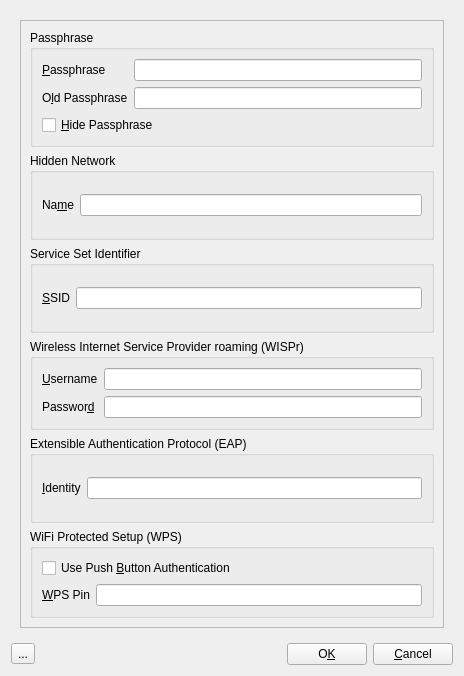
<?xml version="1.0" encoding="UTF-8"?>
<ui version="4.0">
 <class>Agent</class>
 <widget class="QDialog" name="Agent">
  <property name="geometry">
   <rect>
    <x>0</x>
    <y>0</y>
    <width>464</width>
    <height>676</height>
   </rect>
  </property>
  <property name="windowTitle">
   <string>Agent Input</string>
  </property>
  <layout class="QGridLayout" name="gridLayout">
   <item row="0" column="0">
    <widget class="QStackedWidget" name="stackedWidget">
     <property name="currentIndex">
      <number>0</number>
     </property>
     <widget class="QWidget" name="page_01">
      <layout class="QGridLayout" name="gridLayout_9">
       <item row="0" column="0">
        <widget class="QScrollArea" name="scrollArea_5">
         <property name="widgetResizable">
          <bool>true</bool>
         </property>
         <widget class="QWidget" name="scrollAreaWidgetContents_7">
          <property name="geometry">
           <rect>
            <x>0</x>
            <y>0</y>
            <width>426</width>
            <height>604</height>
           </rect>
          </property>
          <layout class="QVBoxLayout" name="verticalLayout_2">
           <item>
            <widget class="QGroupBox" name="groupBox_passphrase">
             <property name="title">
              <string>Passphrase</string>
             </property>
             <layout class="QGridLayout" name="gridLayout_2">
              <item row="2" column="2">
               <spacer name="horizontalSpacer">
                <property name="orientation">
                 <enum>Qt::Horizontal</enum>
                </property>
                <property name="sizeHint" stdset="0">
                 <size>
                  <width>181</width>
                  <height>20</height>
                 </size>
                </property>
               </spacer>
              </item>
              <item row="1" column="1" colspan="2">
               <widget class="QLineEdit" name="lineEdit_old_passphrase">
                <property name="whatsThis">
                 <string>&lt;html&gt;&lt;head/&gt;&lt;body&gt;&lt;p&gt;If an old passphrase is available it will be shown here for reference.&lt;/p&gt;&lt;/body&gt;&lt;/html&gt;</string>
                </property>
                <property name="clearButtonEnabled">
                 <bool>true</bool>
                </property>
               </widget>
              </item>
              <item row="0" column="1" colspan="2">
               <widget class="QLineEdit" name="lineEdit_passphrase">
                <property name="whatsThis">
                 <string>&lt;html&gt;&lt;head/&gt;&lt;body&gt;&lt;p&gt;Type the passphrase here.&lt;/p&gt;&lt;/body&gt;&lt;/html&gt;</string>
                </property>
                <property name="text">
                 <string/>
                </property>
                <property name="clearButtonEnabled">
                 <bool>true</bool>
                </property>
               </widget>
              </item>
              <item row="2" column="0" colspan="2">
               <widget class="QCheckBox" name="checkBox_hide_passphrase">
                <property name="whatsThis">
                 <string>&lt;html&gt;&lt;head/&gt;&lt;body&gt;&lt;p&gt;Check this box to obscure the password characters.&lt;/p&gt;&lt;/body&gt;&lt;/html&gt;</string>
                </property>
                <property name="text">
                 <string>&amp;Hide Passphrase</string>
                </property>
               </widget>
              </item>
              <item row="1" column="0">
               <widget class="QLabel" name="label_old_passphrase">
                <property name="text">
                 <string>O&amp;ld Passphrase</string>
                </property>
                <property name="buddy">
                 <cstring>lineEdit_old_passphrase</cstring>
                </property>
               </widget>
              </item>
              <item row="0" column="0">
               <widget class="QLabel" name="label_passphrase">
                <property name="text">
                 <string>&amp;Passphrase</string>
                </property>
                <property name="buddy">
                 <cstring>lineEdit_passphrase</cstring>
                </property>
               </widget>
              </item>
             </layout>
            </widget>
           </item>
           <item>
            <widget class="QGroupBox" name="groupBox_hidden_network">
             <property name="title">
              <string>Hidden Network</string>
             </property>
             <layout class="QGridLayout" name="gridLayout_4">
              <item row="0" column="0">
               <widget class="QLabel" name="label_hidden_name">
                <property name="text">
                 <string>Na&amp;me</string>
                </property>
                <property name="buddy">
                 <cstring>lineEdit_hidden_name</cstring>
                </property>
               </widget>
              </item>
              <item row="0" column="1">
               <widget class="QLineEdit" name="lineEdit_hidden_name">
                <property name="whatsThis">
                 <string>&lt;html&gt;&lt;head/&gt;&lt;body&gt;&lt;p&gt;Type the name of the hidden network you wish to connect to.&lt;/p&gt;&lt;/body&gt;&lt;/html&gt;</string>
                </property>
                <property name="clearButtonEnabled">
                 <bool>true</bool>
                </property>
               </widget>
              </item>
             </layout>
            </widget>
           </item>
           <item>
            <widget class="QGroupBox" name="groupBox">
             <property name="title">
              <string>Service Set Identifier</string>
             </property>
             <layout class="QGridLayout" name="gridLayout_8">
              <item row="0" column="0">
               <widget class="QLabel" name="label_ssid">
                <property name="text">
                 <string>&amp;SSID</string>
                </property>
                <property name="buddy">
                 <cstring>lineEdit_ssid</cstring>
                </property>
               </widget>
              </item>
              <item row="0" column="1">
               <widget class="QLineEdit" name="lineEdit_ssid">
                <property name="clearButtonEnabled">
                 <bool>true</bool>
                </property>
               </widget>
              </item>
             </layout>
            </widget>
           </item>
           <item>
            <widget class="QGroupBox" name="groupBox_wispr">
             <property name="title">
              <string>Wireless Internet Service Provider roaming (WISPr)</string>
             </property>
             <layout class="QGridLayout" name="gridLayout_6">
              <item row="0" column="0">
               <widget class="QLabel" name="label_wispr_username">
                <property name="text">
                 <string>&amp;Username</string>
                </property>
                <property name="buddy">
                 <cstring>lineEdit_wispr_username</cstring>
                </property>
               </widget>
              </item>
              <item row="0" column="1">
               <widget class="QLineEdit" name="lineEdit_wispr_username">
                <property name="whatsThis">
                 <string>&lt;html&gt;&lt;head/&gt;&lt;body&gt;&lt;p&gt;WISPr username.&lt;/p&gt;&lt;/body&gt;&lt;/html&gt;</string>
                </property>
                <property name="clearButtonEnabled">
                 <bool>true</bool>
                </property>
               </widget>
              </item>
              <item row="1" column="0">
               <widget class="QLabel" name="label_wispr_password">
                <property name="text">
                 <string>Passwor&amp;d</string>
                </property>
                <property name="buddy">
                 <cstring>lineEdit_wispr_password</cstring>
                </property>
               </widget>
              </item>
              <item row="1" column="1">
               <widget class="QLineEdit" name="lineEdit_wispr_password">
                <property name="whatsThis">
                 <string>&lt;html&gt;&lt;head/&gt;&lt;body&gt;&lt;p&gt;WISPr password.&lt;/p&gt;&lt;/body&gt;&lt;/html&gt;</string>
                </property>
                <property name="clearButtonEnabled">
                 <bool>true</bool>
                </property>
               </widget>
              </item>
             </layout>
            </widget>
           </item>
           <item>
            <widget class="QGroupBox" name="groupBox_eap">
             <property name="title">
              <string>Extensible Authentication Protocol (EAP)</string>
             </property>
             <layout class="QGridLayout" name="gridLayout_5">
              <item row="1" column="1">
               <widget class="QLineEdit" name="lineEdit_eap_identity">
                <property name="whatsThis">
                 <string>&lt;html&gt;&lt;head/&gt;&lt;body&gt;&lt;p&gt;Type your Identity for the Extensible Authentication Protocol&lt;/p&gt;&lt;/body&gt;&lt;/html&gt;</string>
                </property>
                <property name="clearButtonEnabled">
                 <bool>true</bool>
                </property>
               </widget>
              </item>
              <item row="1" column="0">
               <widget class="QLabel" name="label_eap_identity">
                <property name="text">
                 <string>&amp;Identity</string>
                </property>
                <property name="buddy">
                 <cstring>lineEdit_eap_identity</cstring>
                </property>
               </widget>
              </item>
             </layout>
            </widget>
           </item>
           <item>
            <widget class="QGroupBox" name="groupBox_wps">
             <property name="title">
              <string>WiFi Protected Setup (WPS)</string>
             </property>
             <layout class="QVBoxLayout" name="verticalLayout">
              <item>
               <layout class="QHBoxLayout" name="horizontalLayout">
                <item>
                 <widget class="QCheckBox" name="checkBox_wps_no_pin">
                  <property name="whatsThis">
                   <string>&lt;html&gt;&lt;head/&gt;&lt;body&gt;&lt;p&gt;When checked use WPS push button authentication.  &lt;/p&gt;&lt;/body&gt;&lt;/html&gt;</string>
                  </property>
                  <property name="text">
                   <string>Use Push &amp;Button Authentication</string>
                  </property>
                 </widget>
                </item>
                <item>
                 <spacer name="horizontalSpacer_2">
                  <property name="orientation">
                   <enum>Qt::Horizontal</enum>
                  </property>
                  <property name="sizeHint" stdset="0">
                   <size>
                    <width>85</width>
                    <height>20</height>
                   </size>
                  </property>
                 </spacer>
                </item>
               </layout>
              </item>
              <item>
               <layout class="QHBoxLayout" name="horizontalLayout_2">
                <item>
                 <widget class="QLabel" name="label_wps_pin">
                  <property name="sizePolicy">
                   <sizepolicy hsizetype="Preferred" vsizetype="Preferred">
                    <horstretch>0</horstretch>
                    <verstretch>0</verstretch>
                   </sizepolicy>
                  </property>
                  <property name="text">
                   <string>&amp;WPS Pin</string>
                  </property>
                  <property name="buddy">
                   <cstring>lineEdit_wps_pin</cstring>
                  </property>
                 </widget>
                </item>
                <item>
                 <widget class="QLineEdit" name="lineEdit_wps_pin">
                  <property name="sizePolicy">
                   <sizepolicy hsizetype="MinimumExpanding" vsizetype="Fixed">
                    <horstretch>0</horstretch>
                    <verstretch>0</verstretch>
                   </sizepolicy>
                  </property>
                  <property name="whatsThis">
                   <string>&lt;html&gt;&lt;head/&gt;&lt;body&gt;&lt;p&gt;Enter a WPS pin.&lt;/p&gt;&lt;/body&gt;&lt;/html&gt;</string>
                  </property>
                  <property name="clearButtonEnabled">
                   <bool>true</bool>
                  </property>
                 </widget>
                </item>
               </layout>
              </item>
             </layout>
            </widget>
           </item>
          </layout>
         </widget>
        </widget>
       </item>
      </layout>
     </widget>
     <widget class="QWidget" name="page_2">
      <layout class="QHBoxLayout" name="horizontalLayout_4">
       <item>
        <widget class="QGroupBox" name="groupBox_browser">
         <property name="title">
          <string>Browser Login Requested</string>
         </property>
         <layout class="QGridLayout" name="gridLayout_7">
          <item row="3" column="0">
           <widget class="QLineEdit" name="lineEdit_browser"/>
          </item>
          <item row="2" column="0">
           <widget class="QLabel" name="label_browser">
            <property name="text">
             <string>Choose or enter a browser:</string>
            </property>
           </widget>
          </item>
          <item row="0" column="0">
           <widget class="QLabel" name="label_browser_url">
            <property name="text">
             <string>&lt;html&gt;&lt;head/&gt;&lt;body&gt;&lt;p&gt;ConnMan is requesting that you open a web browser to complete the login process.&lt;/p&gt;&lt;p&gt;We have scanned your PATH for browsers and any browsers found are shown in the list below. You may select any one browser to use it for the login. If your web browser is not shown in the list you may enter it directly in the&lt;span style=&quot; font-weight:600;&quot;&gt; Choose or enter a browser box&lt;/span&gt;.&lt;/p&gt;&lt;p&gt;To launch the browser click the &lt;span style=&quot; font-weight:600;&quot;&gt;Launch Browser&lt;/span&gt; button. &lt;/p&gt;&lt;p&gt;If you wish to login manually close this dialog, start your web browser and proceed to the URL shown in the &lt;span style=&quot; font-weight:600;&quot;&gt;Login URL&lt;/span&gt; box.&lt;/p&gt;&lt;p&gt;&lt;span style=&quot; font-weight:600;&quot;&gt;Brave Browser Users:&lt;/span&gt; Note that Brave does not seem to accept a URL to start with. After the browser starts you will need to enter the URL manually. &lt;/p&gt;&lt;/body&gt;&lt;/html&gt;</string>
            </property>
            <property name="alignment">
             <set>Qt::AlignLeading|Qt::AlignLeft|Qt::AlignTop</set>
            </property>
            <property name="wordWrap">
             <bool>true</bool>
            </property>
           </widget>
          </item>
          <item row="1" column="0">
           <layout class="QVBoxLayout" name="verticalLayout_4">
            <item>
             <widget class="QLabel" name="label">
              <property name="text">
               <string>Login URL:</string>
              </property>
             </widget>
            </item>
            <item>
             <widget class="QLineEdit" name="lineEdit_url">
              <property name="whatsThis">
               <string>&lt;html&gt;&lt;head/&gt;&lt;body&gt;&lt;p&gt;Connman is requesting you continue login with a web browser. This box shows the URL that contains the login page.&lt;/p&gt;&lt;/body&gt;&lt;/html&gt;</string>
              </property>
              <property name="readOnly">
               <bool>true</bool>
              </property>
             </widget>
            </item>
           </layout>
          </item>
          <item row="7" column="0">
           <widget class="QPushButton" name="pushButton_launch_browser">
            <property name="whatsThis">
             <string>&lt;html&gt;&lt;head/&gt;&lt;body&gt;&lt;p&gt;Use this button to launch the selected browser. The browser will open at the page shown in the Login URL box.&lt;/p&gt;&lt;/body&gt;&lt;/html&gt;</string>
            </property>
            <property name="text">
             <string>Launch &amp;Browser</string>
            </property>
           </widget>
          </item>
          <item row="8" column="0">
           <spacer name="verticalSpacer">
            <property name="orientation">
             <enum>Qt::Vertical</enum>
            </property>
            <property name="sizeHint" stdset="0">
             <size>
              <width>20</width>
              <height>40</height>
             </size>
            </property>
           </spacer>
          </item>
          <item row="4" column="0">
           <widget class="QListView" name="listView_browsers"/>
          </item>
         </layout>
        </widget>
       </item>
      </layout>
     </widget>
    </widget>
   </item>
   <item row="1" column="0">
    <layout class="QHBoxLayout" name="horizontalLayout_3">
     <item>
      <widget class="QToolButton" name="toolButton_whatsthis">
       <property name="toolTip">
        <string>&lt;html&gt;&lt;head/&gt;&lt;body&gt;&lt;p&gt;What's This&lt;/p&gt;&lt;/body&gt;&lt;/html&gt;</string>
       </property>
       <property name="text">
        <string>...</string>
       </property>
       <property name="icon">
        <iconset>
         <normaloff>:/icons16x16/images/16x16/help.png</normaloff>:/icons16x16/images/16x16/help.png</iconset>
       </property>
      </widget>
     </item>
     <item>
      <spacer name="horizontalSpacer_3">
       <property name="orientation">
        <enum>Qt::Horizontal</enum>
       </property>
       <property name="sizeHint" stdset="0">
        <size>
         <width>328</width>
         <height>20</height>
        </size>
       </property>
      </spacer>
     </item>
     <item>
      <widget class="QPushButton" name="pushButton_accept">
       <property name="toolTip">
        <string>&lt;html&gt;&lt;head/&gt;&lt;body&gt;&lt;p&gt;Continue the connection process.&lt;/p&gt;&lt;/body&gt;&lt;/html&gt;</string>
       </property>
       <property name="whatsThis">
        <string>&lt;html&gt;&lt;head/&gt;&lt;body&gt;&lt;p&gt;Accept and use the answers you have provided in this dialog. &lt;/p&gt;&lt;p&gt;This will send your input to the connman daemon to continue the connection process.&lt;/p&gt;&lt;/body&gt;&lt;/html&gt;</string>
       </property>
       <property name="text">
        <string>O&amp;K</string>
       </property>
      </widget>
     </item>
     <item>
      <widget class="QPushButton" name="pushButton_cancel">
       <property name="toolTip">
        <string>&lt;html&gt;&lt;head/&gt;&lt;body&gt;&lt;p&gt;Cancel the connection process.&lt;br/&gt;&lt;/p&gt;&lt;/body&gt;&lt;/html&gt;</string>
       </property>
       <property name="whatsThis">
        <string>&lt;html&gt;&lt;head/&gt;&lt;body&gt;&lt;p&gt;Cancel the dialog. &lt;/p&gt;&lt;p&gt;This will send a message to the connman daemon that you have cancelled the connection request.&lt;/p&gt;&lt;/body&gt;&lt;/html&gt;</string>
       </property>
       <property name="text">
        <string>&amp;Cancel</string>
       </property>
      </widget>
     </item>
    </layout>
   </item>
  </layout>
 </widget>
 <resources/>
 <connections>
  <connection>
   <sender>pushButton_accept</sender>
   <signal>clicked()</signal>
   <receiver>Agent</receiver>
   <slot>accept()</slot>
   <hints>
    <hint type="sourcelabel">
     <x>289</x>
     <y>630</y>
    </hint>
    <hint type="destinationlabel">
     <x>233</x>
     <y>500</y>
    </hint>
   </hints>
  </connection>
  <connection>
   <sender>pushButton_cancel</sender>
   <signal>clicked()</signal>
   <receiver>Agent</receiver>
   <slot>reject()</slot>
   <hints>
    <hint type="sourcelabel">
     <x>375</x>
     <y>630</y>
    </hint>
    <hint type="destinationlabel">
     <x>380</x>
     <y>487</y>
    </hint>
   </hints>
  </connection>
 </connections>
</ui>
